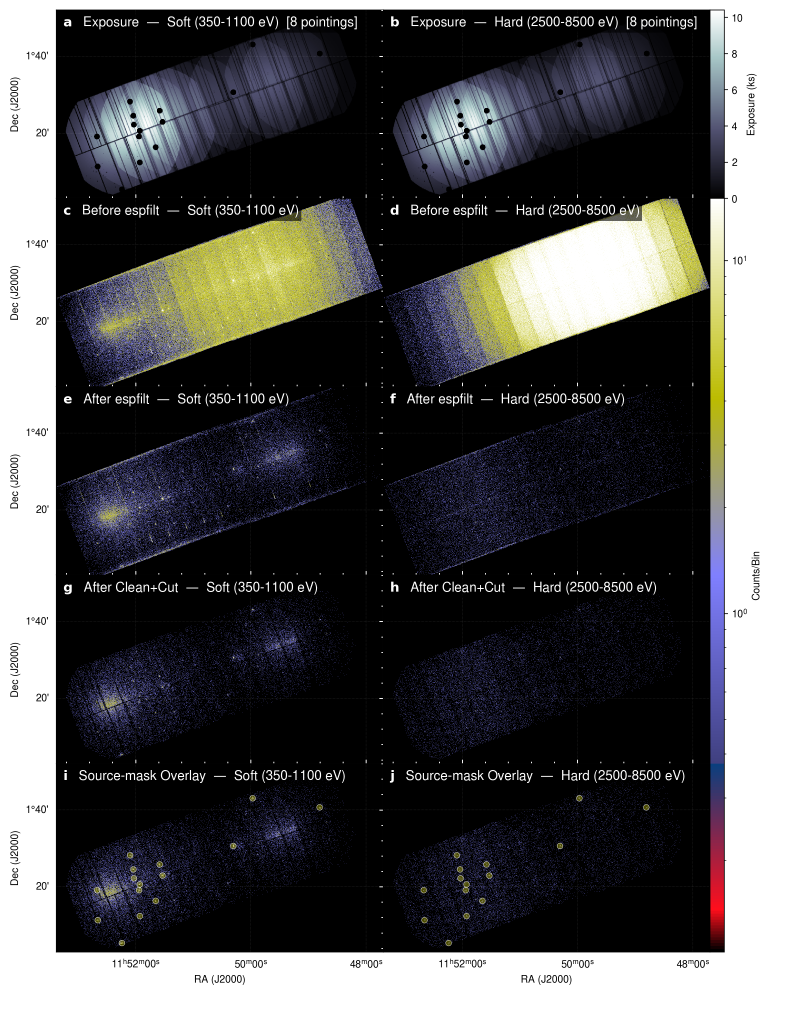
#> input picture analysis_01_reduction/outputs/08_figure/pn-sky-frame-mosaic.png, 2420 x 3038 px (shown at 1/3 size)
$ python -i lightcurve.py   (imports and definitions only)
#> lines starting #> are read from the running program, lines starting #| are printed output that depends on the picture
import json
import re
import subprocess
from pathlib import Path

import numpy as np
from astropy.io import fits
from astropy.time import Time, TimeDelta
from astropy.wcs import WCS
from scipy.ndimage import map_coordinates
from scipy.signal import fftconvolve

from solar_wind import read_tsv, write_tsv

HERE = Path(__file__).resolve().parent
REPRO = HERE.parent
REDUCTION = REPRO / "analysis_01_reduction"
OUTPUT = HERE / "outputs"
WORK = HERE / "work"
# [1 line that did not run here, left out]
# [1 line that did not run here, left out]

XMM_MJDREF = 50814.0
BAND_EV = (200, 1000)
PATTERN = 0
MAP_STEP_S = 5.0
PIXEL_BIN = 80
EXPECTED = tuple(f"pn-s003-p{i:02d}" for i in (1, 2, 3, 4, 5, 8, 10, 11))


# [117 lines left out: functions valid_fits, frame_fits, remove_frame_fits, pn_frames, event_gti, gti_samples and 3 more, not called in this run]


def ephemeris():
    path = REDUCTION / "outputs/07_comove/ephemeris.tsv"
    if not path.exists():
        raise FileNotFoundError("Task 01 comoving ephemeris is not complete")
    rows = read_tsv(path)
    value = {
        key: np.array([float(row[key]) for row in rows])
        for key in ("mjd", "ra_deg", "dec_deg")
    }
    if (
        len(rows) < 2
        or np.any(~np.isfinite(np.column_stack(list(value.values()))))
        or np.any(np.diff(value["mjd"]) <= 0)
    ):
        raise RuntimeError("Task 01 ephemeris is invalid")
    return value


# [226 lines left out: functions comet_position, sources, separation, counts, sas_environment, sas and 5 more, not called in this run]


def build(frames):
    eph, env, rows = ephemeris(), sas_environment(), []
    for frame in frames:
        try:
            times, weights = gti_samples(frame)
            science = counts(Path(frame["event"]), eph)
            oot = counts(Path(frame["oot"]), eph)
            times_mjd = event_mjd(times, fits.getheader(frame["event"], "EVENTS"))
            exposure = region_exposure(
                exposure_map(frame, env), times_mjd, weights, eph
            )
            value, error = rate(*science, *oot, *exposure)
            row = {
                "frame": frame["frame"],
                "midpoint_utc": Time(
                    np.average(times_mjd, weights=weights), format="mjd"
                ).isot,
                "gti_s": f"{weights.sum():.3f}",
                "source_counts": science[0],
                "background_counts": science[1],
                "source_oot": oot[0],
                "background_oot": oot[1],
                "source_exposure_s_arcmin2": f"{exposure[0]:.6f}",
                "background_exposure_s_arcmin2": f"{exposure[1]:.6f}",
                "rate_ct_s": f"{value:.8f}",
                "error_ct_s": f"{error:.8f}",
            }
        finally:
            remove_frame_fits(frame["frame"])
        rows.append(row)
    write_tsv(OUTPUT / "lightcurve.tsv", tuple(rows[0]), rows)
    return rows

>>> import cv2
>>> picture = cv2.imread('../analysis_01_reduction/outputs/08_figure/pn-sky-frame-mosaic.png', cv2.IMREAD_GRAYSCALE)
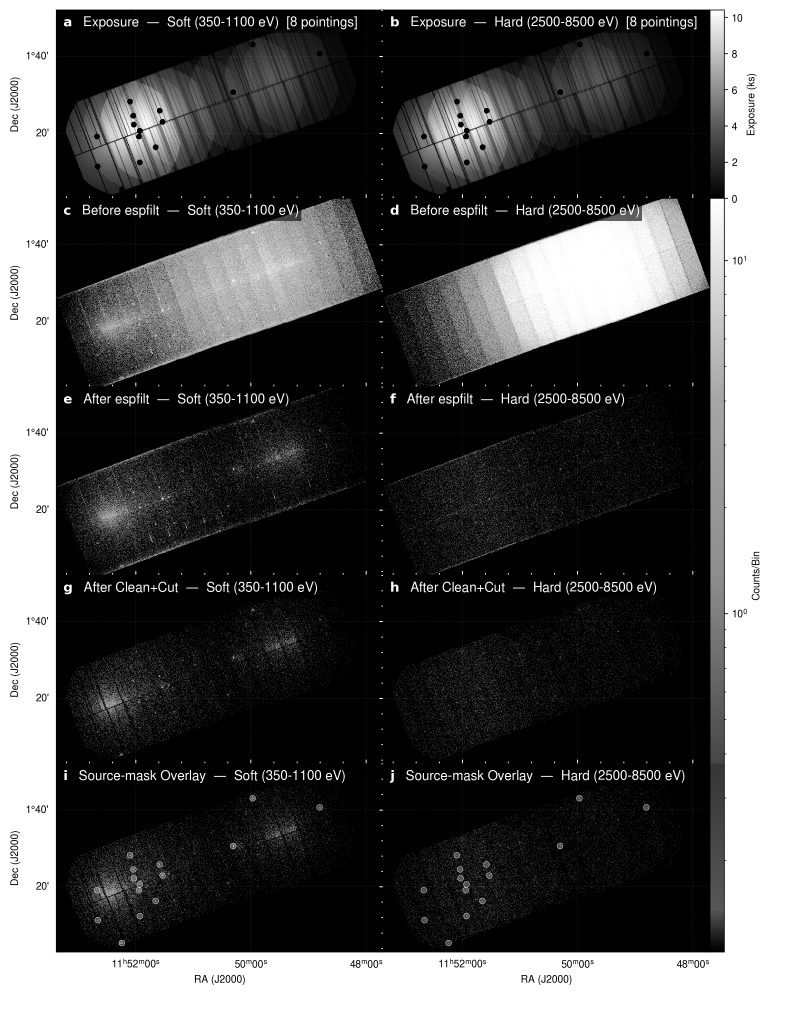
#> picture: shape (3038, 2420) (shown at 1/3 size); min 0, max 255, mean 82.2
#> (the run stopped early here; a loop or call above may not have finished)
